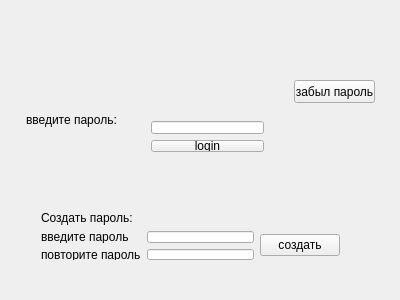
<?xml version="1.0" encoding="UTF-8"?>
<ui version="4.0">
 <class>Widget</class>
 <widget class="QWidget" name="Widget">
  <property name="geometry">
   <rect>
    <x>0</x>
    <y>0</y>
    <width>400</width>
    <height>300</height>
   </rect>
  </property>
  <property name="windowTitle">
   <string>Widget</string>
  </property>
  <widget class="QLabel" name="label">
   <property name="geometry">
    <rect>
     <x>26</x>
     <y>110</y>
     <width>91</width>
     <height>20</height>
    </rect>
   </property>
   <property name="text">
    <string>введите пароль:</string>
   </property>
  </widget>
  <widget class="QWidget" name="layoutWidget">
   <property name="geometry">
    <rect>
     <x>30</x>
     <y>200</y>
     <width>321</width>
     <height>71</height>
    </rect>
   </property>
   <layout class="QVBoxLayout" name="verticalLayout_5">
    <item>
     <widget class="QLabel" name="label_4">
      <property name="text">
       <string>Создать пароль:</string>
      </property>
     </widget>
    </item>
    <item>
     <layout class="QHBoxLayout" name="horizontalLayout">
      <item>
       <layout class="QVBoxLayout" name="verticalLayout">
        <item>
         <widget class="QLabel" name="label_2">
          <property name="text">
           <string>введите пароль</string>
          </property>
         </widget>
        </item>
        <item>
         <widget class="QLabel" name="label_3">
          <property name="text">
           <string>повторите пароль</string>
          </property>
         </widget>
        </item>
       </layout>
      </item>
      <item>
       <layout class="QVBoxLayout" name="verticalLayout_4">
        <item>
         <widget class="QLineEdit" name="lineEdit_2"/>
        </item>
        <item>
         <widget class="QLineEdit" name="lineEdit_3"/>
        </item>
       </layout>
      </item>
      <item>
       <widget class="QPushButton" name="pushButton_2">
        <property name="text">
         <string>создать</string>
        </property>
       </widget>
      </item>
     </layout>
    </item>
   </layout>
  </widget>
  <widget class="QWidget" name="layoutWidget">
   <property name="geometry">
    <rect>
     <x>140</x>
     <y>110</y>
     <width>135</width>
     <height>53</height>
    </rect>
   </property>
   <layout class="QVBoxLayout" name="verticalLayout_6">
    <item>
     <widget class="QLineEdit" name="lineEdit"/>
    </item>
    <item>
     <layout class="QHBoxLayout" name="horizontalLayout_2">
      <item>
       <widget class="QPushButton" name="pushButton">
        <property name="text">
         <string>login</string>
        </property>
       </widget>
      </item>
     </layout>
    </item>
   </layout>
  </widget>
  <widget class="QPushButton" name="pushButton_3">
   <property name="geometry">
    <rect>
     <x>294</x>
     <y>80</y>
     <width>81</width>
     <height>23</height>
    </rect>
   </property>
   <property name="text">
    <string>забыл пароль</string>
   </property>
  </widget>
  <zorder>layoutWidget</zorder>
  <zorder>label</zorder>
  <zorder>layoutWidget</zorder>
  <zorder>pushButton_3</zorder>
 </widget>
 <layoutdefault spacing="6" margin="11"/>
 <resources/>
 <connections/>
</ui>
